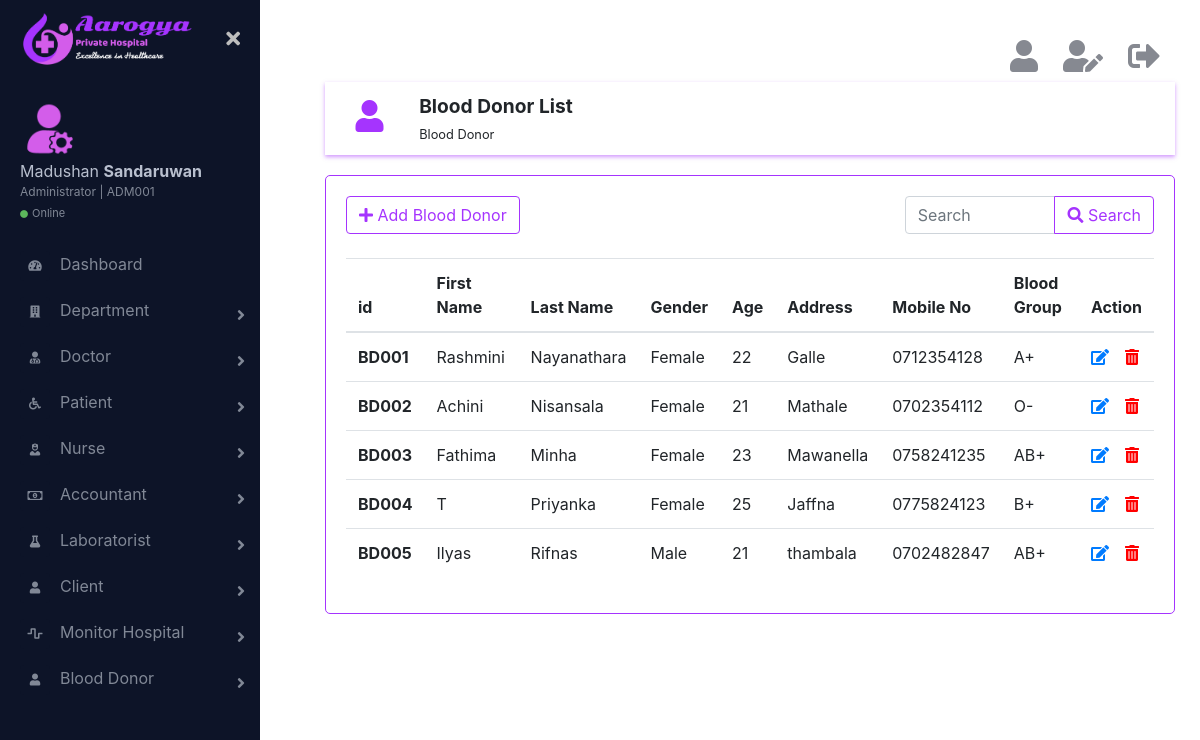
/html/bloodDonor.php (signed in), run on the app's committed database.
### tables this page shows
CREATE TABLE IF NOT EXISTS `blooddonor` (
  `id` char(5) NOT NULL,
  `firstName` varchar(20) NOT NULL,
  `lastName` varchar(20) NOT NULL,
  `gender` varchar(6) NOT NULL,
  `age` int(11) NOT NULL,
  `address` varchar(100) NOT NULL,
  `mobile` char(10) NOT NULL,
  `bloodGroup` varchar(3) NOT NULL,
  `is_deleted` int(11) NOT NULL,
  PRIMARY KEY (`id`)
);

### html/bloodDonor.php (the view, shortened to what this page needs)
<?php
    require_once('../connection/connection.php');
?>
<!DOCTYPE html>
<html lang="en">
    <head>
        <link rel="stylesheet" href="../css/bootstrap.min.css">
        <link href="https://cdnjs.cloudflare.com/ajax/libs/font-awesome/5.10.0-11/css/all.css" rel="stylesheet">
        <link href="../css/main.css" rel="stylesheet">
    </head>
    <body>
        <div class="page-wrapper chiller-theme toggled">
            <?php
                require_once('sidebar.php');
            ?>
            <main class="page-content">
                <div class="container">
                    <?php
                        require_once('logoutbar.php');
                    ?>
                    <div class="row topic">
                        <div class="col-md-1 topic-logo">
                            <i class="fas fa-user fa-2x"></i>
                        </div>
                        <div class="col-md-11">
                            <span class="font-weight-bold"><big>Blood Donor List</big><br><small>Blood Donor</small></span>
                        </div>
                    </div>
                    <div class="row">
                        <div class="col-md-12 form">
                            <div class="row">
                                <div class="col-md-8">
                                    <a href="addBloodDonor.php" ><button type="button" class="btn btn-outline-primary"><i class="fas fa-plus"></i>  Add Blood Donor</button></a>
                                </div>
                                <div class="col-md-4">
                                    <div class="input-group">
                                        <input type="search" class="form-control" placeholder="Search">
                                        <div class="input-group-append">
                                            <button class="btn btn-outline-primary" type="button"><i class="fas fa-search"></i> Search</button>
                                        </div>
                                    </div>
                                </div>
                            </div>
                            <br>
                            <table class="table">
                              <thead>
                                  <tr>
                                      <th scope="col">id</th>
                                      <th scope="col">First Name</th>
                                      <th scope="col">Last Name</th>
                                      <th scope="col">Gender</th>
                                      <th scope="col">Age</th>
                                      <th scope="col">Address</th>
                                      <th scope="col">Mobile No</th>
                                      <th scope="col">Blood Group</th>
                                      <?php
                                        if($_SESSION['role'] != ''){
                                            echo "<th scope='col'>Action</th>";
                                        }
                                    ?>
                                  </tr>
                              </thead>
                              <tbody>
                                  <?php
                                    $query = "SELECT * FROM `blooddonor` WHERE `is_deleted` = 0 ORDER BY `id`";
                                    $result_set = mysqli_query($con,$query);
                                    if (mysqli_num_rows($result_set) >= 1) {
                                        while($bld = mysqli_fetch_assoc($result_set)){
                                            echo "<tr>";
                                            echo "<th scope='row'>".$bld['id']."</th>";
                                            echo "<td>".$bld['firstName']."</td>";
                                            echo "<td>".$bld['lastName']."</td>";
                                            echo "<td>".$bld['gender']."</td>";
                                            echo "<td>".$bld['age']."</td>";
                                            echo "<td>".$bld['address']."</td>";
                                            echo "<td>".$bld['mobile']."</td>";
                                            echo "<td>".$bld['bloodGroup']."</td>";
                                            if($_SESSION['role'] != ''){
                                                echo "<td><a href=\"#\"><i class='fas fa-edit mr-3' data-toggle='tooltip' title='Edit'></i></a><a href='blooddonor.php?id={$bld['id']}' onclick=\"return confirm('Are you sure to delete this information ?');\"><i class='fas fa-trash-alt' data-toggle='tooltip' title='Delete' style='color:red;'></i></a></td>";
                                            }
                                            echo "</tr>";
                                        }
                                    } else {
                                        echo "<tr><td><h4 class='text-danger'>No records</h4></td></tr>";
                                    }
                                  ?>
                              </tbody>
                            </table>
                        </div>
                    </div>
                </div>
            </main>
        </div>
    </body>
    </html>

### css/main.css (style rules this page uses)
.page-wrapper { height: 100vh; }
@media screen and (min-width: 700px) { .page-wrapper.toggled .page-content { padding-left: 300px; } }
.page-wrapper .page-content { display: inline-block; width: 100%; padding-left: 0px; padding-top: 20px; }
.page-wrapper .page-content > div { padding: 20px 40px; }
.page-wrapper .page-content { overflow-x: hidden; }
.topic { box-shadow: 0 2px 4px rgba(165, 52, 254, 0.5); padding: 10px; }
.topic-logo { display: inline-block; text-align: center; color: rgb(165, 52, 254); margin-top: 8px; }
.form { margin-top: 20px; border: 1px solid rgb(165, 52, 254); border-radius: 5px; padding: 20px; }

### data on the page
blooddonor: id "BD001", firstName "Rashmini", lastName "Nayanathara", gender "Female", age "22", address "Galle", mobile "0712354128", bloodGroup "A+"
blooddonor: id "BD002", firstName "Achini", lastName "Nisansala", gender "Female", age "21", address "Mathale", mobile "0702354112", bloodGroup "O-"
blooddonor: id "BD003", firstName "Fathima", lastName "Minha", gender "Female", age "23", address "Mawanella", mobile "0758241235", bloodGroup "AB+"
blooddonor: id "BD004", firstName "T", lastName "Priyanka", gender "Female", age "25", address "Jaffna", mobile "0775824123", bloodGroup "B+"
blooddonor: id "BD005", firstName "Ilyas", lastName "Rifnas", gender "Male", age "21", address "thambala", mobile "0702482847", bloodGroup "AB+"

### other printed values
$_SESSION['firstName'] "Madushan"
$_SESSION['lastName'] "Sandaruwan"
$_SESSION['id'] "ADM001"
